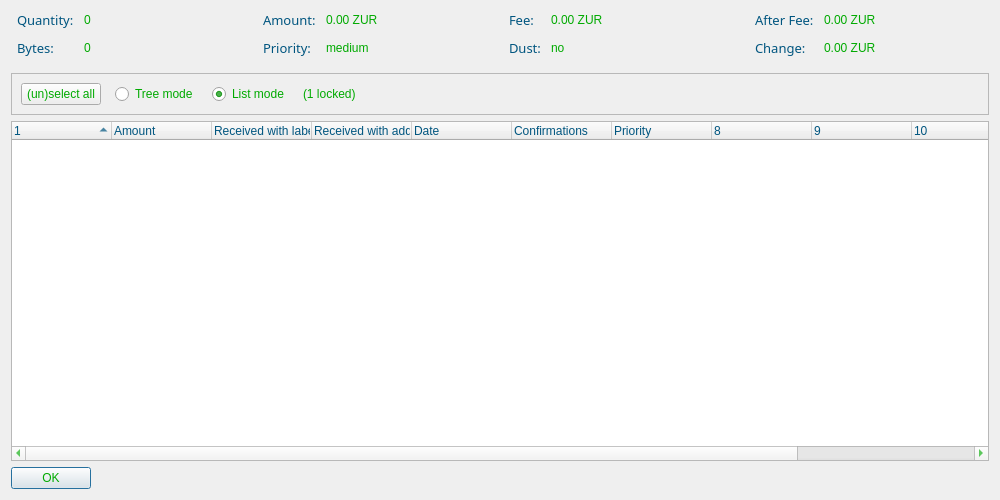
<?xml version="1.0" encoding="UTF-8"?>
<ui version="4.0">
 <class>CoinControlDialog</class>
 <widget class="QDialog" name="CoinControlDialog">
  <property name="geometry">
   <rect>
    <x>0</x>
    <y>0</y>
    <width>1000</width>
    <height>500</height>
   </rect>
  </property>
  <property name="windowTitle">
   <string>Coin Selection</string>
  </property>
  <property name="styleSheet">
   <string notr="true">color: rgb(0, 170, 0);
font: 75 10pt &quot;Segoe Print&quot;;</string>
  </property>
  <layout class="QVBoxLayout" name="verticalLayout">
   <item>
    <layout class="QHBoxLayout" name="horizontalLayoutTop" stretch="0,0,0,0">
     <property name="topMargin">
      <number>0</number>
     </property>
     <property name="bottomMargin">
      <number>10</number>
     </property>
     <item>
      <layout class="QFormLayout" name="formLayoutCoinControl1">
       <property name="horizontalSpacing">
        <number>10</number>
       </property>
       <property name="verticalSpacing">
        <number>10</number>
       </property>
       <property name="leftMargin">
        <number>6</number>
       </property>
       <property name="rightMargin">
        <number>6</number>
       </property>
       <item row="0" column="0">
        <widget class="QLabel" name="labelCoinControlQuantityText">
         <property name="font">
          <font>
           <family>Segoe Print</family>
           <pointsize>10</pointsize>
           <weight>9</weight>
           <italic>false</italic>
           <bold>false</bold>
          </font>
         </property>
         <property name="styleSheet">
          <string notr="true">color: rgb(0, 85, 127);
font: 75 10pt &quot;Segoe Print&quot;;</string>
         </property>
         <property name="text">
          <string>Quantity:</string>
         </property>
        </widget>
       </item>
       <item row="0" column="1">
        <widget class="QLabel" name="labelCoinControlQuantity">
         <property name="cursor">
          <cursorShape>IBeamCursor</cursorShape>
         </property>
         <property name="contextMenuPolicy">
          <enum>Qt::ActionsContextMenu</enum>
         </property>
         <property name="text">
          <string notr="true">0</string>
         </property>
         <property name="textInteractionFlags">
          <set>Qt::LinksAccessibleByMouse|Qt::TextSelectableByKeyboard|Qt::TextSelectableByMouse</set>
         </property>
        </widget>
       </item>
       <item row="1" column="0">
        <widget class="QLabel" name="labelCoinControlBytesText">
         <property name="font">
          <font>
           <family>Segoe Print</family>
           <pointsize>10</pointsize>
           <weight>9</weight>
           <italic>false</italic>
           <bold>false</bold>
          </font>
         </property>
         <property name="styleSheet">
          <string notr="true">color: rgb(0, 85, 127);
font: 75 10pt &quot;Segoe Print&quot;;</string>
         </property>
         <property name="text">
          <string>Bytes:</string>
         </property>
        </widget>
       </item>
       <item row="1" column="1">
        <widget class="QLabel" name="labelCoinControlBytes">
         <property name="cursor">
          <cursorShape>IBeamCursor</cursorShape>
         </property>
         <property name="contextMenuPolicy">
          <enum>Qt::ActionsContextMenu</enum>
         </property>
         <property name="text">
          <string notr="true">0</string>
         </property>
         <property name="textInteractionFlags">
          <set>Qt::LinksAccessibleByMouse|Qt::TextSelectableByKeyboard|Qt::TextSelectableByMouse</set>
         </property>
        </widget>
       </item>
      </layout>
     </item>
     <item>
      <layout class="QFormLayout" name="formLayoutCoinControl2">
       <property name="horizontalSpacing">
        <number>10</number>
       </property>
       <property name="verticalSpacing">
        <number>10</number>
       </property>
       <property name="leftMargin">
        <number>6</number>
       </property>
       <property name="rightMargin">
        <number>6</number>
       </property>
       <item row="0" column="0">
        <widget class="QLabel" name="labelCoinControlAmountText">
         <property name="font">
          <font>
           <family>Segoe Print</family>
           <pointsize>10</pointsize>
           <weight>9</weight>
           <italic>false</italic>
           <bold>false</bold>
          </font>
         </property>
         <property name="styleSheet">
          <string notr="true">color: rgb(0, 85, 127);
font: 75 10pt &quot;Segoe Print&quot;;</string>
         </property>
         <property name="text">
          <string>Amount:</string>
         </property>
        </widget>
       </item>
       <item row="0" column="1">
        <widget class="QLabel" name="labelCoinControlAmount">
         <property name="cursor">
          <cursorShape>IBeamCursor</cursorShape>
         </property>
         <property name="contextMenuPolicy">
          <enum>Qt::ActionsContextMenu</enum>
         </property>
         <property name="text">
          <string notr="true">0.00 ZUR</string>
         </property>
         <property name="textInteractionFlags">
          <set>Qt::LinksAccessibleByMouse|Qt::TextSelectableByKeyboard|Qt::TextSelectableByMouse</set>
         </property>
        </widget>
       </item>
       <item row="1" column="0">
        <widget class="QLabel" name="labelCoinControlPriorityText">
         <property name="font">
          <font>
           <family>Segoe Print</family>
           <pointsize>10</pointsize>
           <weight>9</weight>
           <italic>false</italic>
           <bold>false</bold>
          </font>
         </property>
         <property name="styleSheet">
          <string notr="true">color: rgb(0, 85, 127);
font: 75 10pt &quot;Segoe Print&quot;;</string>
         </property>
         <property name="text">
          <string>Priority:</string>
         </property>
        </widget>
       </item>
       <item row="1" column="1">
        <widget class="QLabel" name="labelCoinControlPriority">
         <property name="cursor">
          <cursorShape>IBeamCursor</cursorShape>
         </property>
         <property name="contextMenuPolicy">
          <enum>Qt::ActionsContextMenu</enum>
         </property>
         <property name="text">
          <string notr="true">medium</string>
         </property>
         <property name="textInteractionFlags">
          <set>Qt::LinksAccessibleByMouse|Qt::TextSelectableByKeyboard|Qt::TextSelectableByMouse</set>
         </property>
        </widget>
       </item>
      </layout>
     </item>
     <item>
      <layout class="QFormLayout" name="formLayoutCoinControl3">
       <property name="horizontalSpacing">
        <number>10</number>
       </property>
       <property name="verticalSpacing">
        <number>10</number>
       </property>
       <property name="leftMargin">
        <number>6</number>
       </property>
       <property name="rightMargin">
        <number>6</number>
       </property>
       <item row="0" column="0">
        <widget class="QLabel" name="labelCoinControlFeeText">
         <property name="font">
          <font>
           <family>Segoe Print</family>
           <pointsize>10</pointsize>
           <weight>9</weight>
           <italic>false</italic>
           <bold>false</bold>
          </font>
         </property>
         <property name="styleSheet">
          <string notr="true">color: rgb(0, 85, 127);
font: 75 10pt &quot;Segoe Print&quot;;</string>
         </property>
         <property name="text">
          <string>Fee:</string>
         </property>
        </widget>
       </item>
       <item row="0" column="1">
        <widget class="QLabel" name="labelCoinControlFee">
         <property name="cursor">
          <cursorShape>IBeamCursor</cursorShape>
         </property>
         <property name="contextMenuPolicy">
          <enum>Qt::ActionsContextMenu</enum>
         </property>
         <property name="text">
          <string notr="true">0.00 ZUR</string>
         </property>
         <property name="textInteractionFlags">
          <set>Qt::LinksAccessibleByMouse|Qt::TextSelectableByKeyboard|Qt::TextSelectableByMouse</set>
         </property>
        </widget>
       </item>
       <item row="1" column="0">
        <widget class="QLabel" name="labelCoinControlLowOutputText">
         <property name="enabled">
          <bool>false</bool>
         </property>
         <property name="font">
          <font>
           <family>Segoe Print</family>
           <pointsize>10</pointsize>
           <weight>9</weight>
           <italic>false</italic>
           <bold>false</bold>
          </font>
         </property>
         <property name="styleSheet">
          <string notr="true">color: rgb(0, 85, 127);
font: 75 10pt &quot;Segoe Print&quot;;</string>
         </property>
         <property name="text">
          <string>Dust:</string>
         </property>
        </widget>
       </item>
       <item row="1" column="1">
        <widget class="QLabel" name="labelCoinControlLowOutput">
         <property name="enabled">
          <bool>false</bool>
         </property>
         <property name="cursor">
          <cursorShape>IBeamCursor</cursorShape>
         </property>
         <property name="contextMenuPolicy">
          <enum>Qt::ActionsContextMenu</enum>
         </property>
         <property name="text">
          <string notr="true">no</string>
         </property>
         <property name="textInteractionFlags">
          <set>Qt::LinksAccessibleByMouse|Qt::TextSelectableByKeyboard|Qt::TextSelectableByMouse</set>
         </property>
        </widget>
       </item>
      </layout>
     </item>
     <item>
      <layout class="QFormLayout" name="formLayoutCoinControl4">
       <property name="horizontalSpacing">
        <number>10</number>
       </property>
       <property name="verticalSpacing">
        <number>10</number>
       </property>
       <property name="leftMargin">
        <number>6</number>
       </property>
       <property name="rightMargin">
        <number>6</number>
       </property>
       <item row="0" column="0">
        <widget class="QLabel" name="labelCoinControlAfterFeeText">
         <property name="font">
          <font>
           <family>Segoe Print</family>
           <pointsize>10</pointsize>
           <weight>9</weight>
           <italic>false</italic>
           <bold>false</bold>
          </font>
         </property>
         <property name="styleSheet">
          <string notr="true">color: rgb(0, 85, 127);
font: 75 10pt &quot;Segoe Print&quot;;</string>
         </property>
         <property name="text">
          <string>After Fee:</string>
         </property>
        </widget>
       </item>
       <item row="0" column="1">
        <widget class="QLabel" name="labelCoinControlAfterFee">
         <property name="cursor">
          <cursorShape>IBeamCursor</cursorShape>
         </property>
         <property name="contextMenuPolicy">
          <enum>Qt::ActionsContextMenu</enum>
         </property>
         <property name="text">
          <string notr="true">0.00 ZUR</string>
         </property>
         <property name="textInteractionFlags">
          <set>Qt::LinksAccessibleByMouse|Qt::TextSelectableByKeyboard|Qt::TextSelectableByMouse</set>
         </property>
        </widget>
       </item>
       <item row="1" column="0">
        <widget class="QLabel" name="labelCoinControlChangeText">
         <property name="enabled">
          <bool>false</bool>
         </property>
         <property name="font">
          <font>
           <family>Segoe Print</family>
           <pointsize>10</pointsize>
           <weight>9</weight>
           <italic>false</italic>
           <bold>false</bold>
          </font>
         </property>
         <property name="styleSheet">
          <string notr="true">color: rgb(0, 85, 127);
font: 75 10pt &quot;Segoe Print&quot;;</string>
         </property>
         <property name="text">
          <string>Change:</string>
         </property>
        </widget>
       </item>
       <item row="1" column="1">
        <widget class="QLabel" name="labelCoinControlChange">
         <property name="enabled">
          <bool>false</bool>
         </property>
         <property name="cursor">
          <cursorShape>IBeamCursor</cursorShape>
         </property>
         <property name="contextMenuPolicy">
          <enum>Qt::ActionsContextMenu</enum>
         </property>
         <property name="text">
          <string notr="true">0.00 ZUR</string>
         </property>
         <property name="textInteractionFlags">
          <set>Qt::LinksAccessibleByMouse|Qt::TextSelectableByKeyboard|Qt::TextSelectableByMouse</set>
         </property>
        </widget>
       </item>
      </layout>
     </item>
    </layout>
   </item>
   <item>
    <widget class="QFrame" name="frame">
     <property name="minimumSize">
      <size>
       <width>0</width>
       <height>40</height>
      </size>
     </property>
     <property name="frameShape">
      <enum>QFrame::StyledPanel</enum>
     </property>
     <property name="frameShadow">
      <enum>QFrame::Sunken</enum>
     </property>
     <layout class="QHBoxLayout" name="horizontalLayout">
      <item>
       <layout class="QHBoxLayout" name="horizontalLayoutPanel" stretch="0,0,0,0,0">
        <property name="spacing">
         <number>14</number>
        </property>
        <item>
         <widget class="QPushButton" name="pushButtonSelectAll">
          <property name="sizePolicy">
           <sizepolicy hsizetype="Maximum" vsizetype="Fixed">
            <horstretch>0</horstretch>
            <verstretch>0</verstretch>
           </sizepolicy>
          </property>
          <property name="text">
           <string>(un)select all</string>
          </property>
          <property name="autoDefault">
           <bool>false</bool>
          </property>
         </widget>
        </item>
        <item>
         <widget class="QRadioButton" name="radioTreeMode">
          <property name="sizePolicy">
           <sizepolicy hsizetype="Maximum" vsizetype="Fixed">
            <horstretch>0</horstretch>
            <verstretch>0</verstretch>
           </sizepolicy>
          </property>
          <property name="text">
           <string>Tree mode</string>
          </property>
         </widget>
        </item>
        <item>
         <widget class="QRadioButton" name="radioListMode">
          <property name="sizePolicy">
           <sizepolicy hsizetype="Maximum" vsizetype="Fixed">
            <horstretch>0</horstretch>
            <verstretch>0</verstretch>
           </sizepolicy>
          </property>
          <property name="text">
           <string>List mode</string>
          </property>
          <property name="checked">
           <bool>true</bool>
          </property>
         </widget>
        </item>
        <item>
         <widget class="QLabel" name="labelLocked">
          <property name="text">
           <string notr="true">(1 locked)</string>
          </property>
         </widget>
        </item>
        <item>
         <spacer name="horizontalSpacer">
          <property name="orientation">
           <enum>Qt::Horizontal</enum>
          </property>
          <property name="sizeHint" stdset="0">
           <size>
            <width>40</width>
            <height>20</height>
           </size>
          </property>
         </spacer>
        </item>
       </layout>
      </item>
     </layout>
    </widget>
   </item>
   <item>
    <widget class="CoinControlTreeWidget" name="treeWidget">
     <property name="contextMenuPolicy">
      <enum>Qt::CustomContextMenu</enum>
     </property>
     <property name="styleSheet">
      <string notr="true">color: rgb(0, 85, 127);
font: 75 10pt &quot;Segoe Print&quot;;</string>
     </property>
     <property name="sortingEnabled">
      <bool>false</bool>
     </property>
     <property name="columnCount">
      <number>12</number>
     </property>
     <attribute name="headerShowSortIndicator" stdset="0">
      <bool>true</bool>
     </attribute>
     <attribute name="headerStretchLastSection">
      <bool>false</bool>
     </attribute>
     <column>
      <property name="text">
       <string/>
      </property>
     </column>
     <column>
      <property name="text">
       <string>Amount</string>
      </property>
     </column>
     <column>
      <property name="text">
       <string>Received with label</string>
      </property>
     </column>
     <column>
      <property name="text">
       <string>Received with address</string>
      </property>
     </column>
     <column>
      <property name="text">
       <string>Date</string>
      </property>
     </column>
     <column>
      <property name="text">
       <string>Confirmations</string>
      </property>
      <property name="toolTip">
       <string>Confirmed</string>
      </property>
     </column>
     <column>
      <property name="text">
       <string>Priority</string>
      </property>
     </column>
     <column>
      <property name="text">
       <string/>
      </property>
     </column>
     <column>
      <property name="text">
       <string/>
      </property>
     </column>
     <column>
      <property name="text">
       <string/>
      </property>
     </column>
     <column>
      <property name="text">
       <string/>
      </property>
     </column>
     <column>
      <property name="text">
       <string/>
      </property>
     </column>
    </widget>
   </item>
   <item>
    <widget class="QDialogButtonBox" name="buttonBox">
     <property name="sizePolicy">
      <sizepolicy hsizetype="Maximum" vsizetype="Fixed">
       <horstretch>0</horstretch>
       <verstretch>0</verstretch>
      </sizepolicy>
     </property>
     <property name="orientation">
      <enum>Qt::Horizontal</enum>
     </property>
     <property name="standardButtons">
      <set>QDialogButtonBox::Ok</set>
     </property>
    </widget>
   </item>
  </layout>
 </widget>
 <customwidgets>
  <customwidget>
   <class>CoinControlTreeWidget</class>
   <extends>QTreeWidget</extends>
   <header>coincontroltreewidget.h</header>
  </customwidget>
 </customwidgets>
 <resources/>
 <connections/>
</ui>
